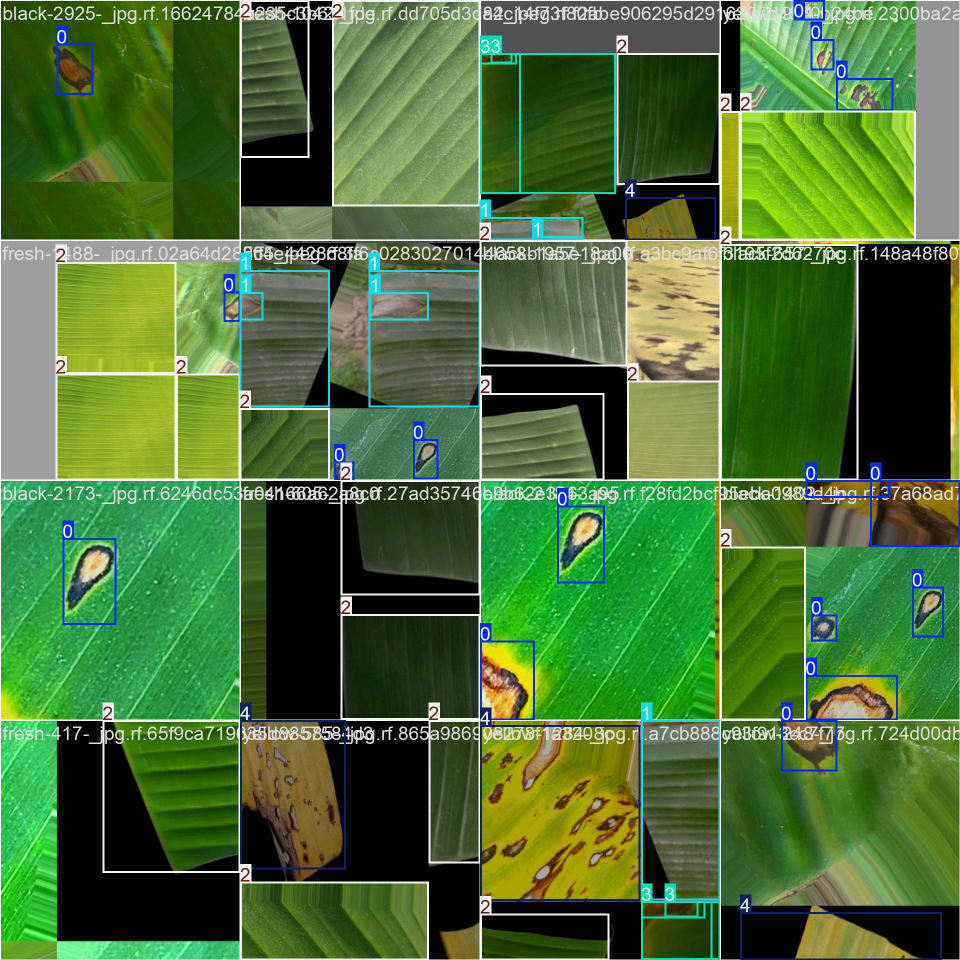
#> input picture MusaVision_Sidang_Data/1_YOLOv8n_Raw/train_batch0.jpg, 1920 x 1920 px (shown at 1/2 size)
$ python -i ai_detector.py   (imports and definitions only)   (older library calls are emulated)
#> lines starting #> are read from the running program, lines starting #| are printed output that depends on the picture
"""
MusaVision — AI-Generated Image Detector Service
Menganalisis domain frekuensi (2D-FFT), gradien peluruhan daya azimuthal,
rasio energi frekuensi tinggi, ketidakseragaman residu noise VAE (Diffusion Denoising),
densitas garis sintetis, serta jejak metadata untuk memblokir citra sintesis generator AI
(Midjourney, DALL-E, Stable Diffusion, Flux, dsb.) secara presisi tanpa salah deteksi
pada foto fisik optik asli (ikan, pepes, maupun tanaman asli).
"""

import cv2
import numpy as np
from dataclasses import dataclass
from typing import Optional, Tuple, Dict, Any, List


@dataclass
class AIDetectionResult:
    """Hasil evaluasi citra terhadap generator AI."""
    is_ai_generated: bool
    ai_score: float             # Rentang 0.0 - 100.0%
    confidence_level: str       # "Rendah", "Sedang", "Tinggi"
    reason: str
    spectral_metric: float
    texture_metric: float
    metadata_flag: bool
    detected_signals: List[str]


class AIDetectorService:
    """
    Layanan deteksi multi-sinyal citra sintetis buatan AI menggunakan pendekatan
    fisika optik sensor kamera nyata vs signature generator difusi VAE & upsampling.
    """

    def __init__(self, threshold: float = 60.0):
        self.threshold = threshold * 100.0 if threshold <= 1.0 else threshold
        # Kata kunci definitif hanya untuk software model generator AI (tanpa ambigu dengan EXIF kamera HP)
        self.ai_keywords = [
            b"stable diffusion", b"stablediffusion", b"midjourney", b"dall-e 3",
            b"dall-e 2", b"novelai", b"comfyui", b"automatic1111", b"civitai",
            b"invokeai", b"dreamstudio", b"flux.1", b"adobe firefly",
            b"model: sdxl", b"parameters:\nnegative prompt:"
        ]

    def _check_metadata(self, file_bytes: Optional[bytes]) -> bool:
        """
        Memeriksa keberadaan penanda string dari AI generator pada header (64KB awal)
        atau footer (64KB akhir) berkas citra untuk menghindari false positive
        akibat kolisi byte acak pada blok entropi terkompresi JPEG.
        """
        if not file_bytes or len(file_bytes) < 32:
            return False
        header = file_bytes[:65536].lower()
        footer = file_bytes[-65536:].lower() if len(file_bytes) > 65536 else b""
        meta_chunk = header + footer
        for kw in self.ai_keywords:
            if kw in meta_chunk:
                return True
        return False

    def _check_camera_exif(self, file_bytes: Optional[bytes]) -> bool:
        """Memeriksa keberadaan penanda EXIF hardware kamera fisik (smartphone / DSLR)."""
        if not file_bytes or len(file_bytes) < 64:
            return False
        header = file_bytes[:65536].lower()
        if b"exif\x00\x00" in header or b"exif" in header:
            return True
        camera_markers = [
            b"apple", b"samsung", b"xiaomi", b"redmi", b"poco", b"oppo", b"vivo",
            b"realme", b"huawei", b"google", b"motorola", b"sony", b"oneplus",
            b"infinix", b"tecno", b"canon", b"nikon", b"fujifilm", b"olympus",
            b"panasonic", b"focallength", b"exposuretime", b"whitebalance",
            b"make", b"model"
        ]
        return any(m in header for m in camera_markers)

    def _analyze_chroma_sensor_noise(self, img_bgr: np.ndarray) -> Tuple[float, float]:
        """
        Menganalisis noise foton fisik pada kanal krominans (Cr/Cb).
        Sensor optik fisik kamera nyata selalu memiliki sensor shot noise pada kanal Cr (std >= 1.70).
        Generator AI difusi VAE menghasilkan kanal Cr yang ter-denoise secara artifisial (std < 1.65).
        """
        ycrcb = cv2.cvtColor(img_bgr, cv2.COLOR_BGR2YCrCb)
        cr = ycrcb[:, :, 1].astype(np.float32)
        cb = ycrcb[:, :, 2].astype(np.float32)
        diff_cr = cv2.Laplacian(cr, cv2.CV_32F)
        diff_cb = cv2.Laplacian(cb, cv2.CV_32F)
        cr_noise = float(np.std(diff_cr))
        chroma_noise = float((cr_noise + np.std(diff_cb)) / 2.0)
        return cr_noise, chroma_noise

    def _compute_radial_power_slope(self, gray_img: np.ndarray) -> Tuple[float, float]:
        """
        Menghitung gradien kemiringan (slope) kerapatan spektral daya 2D Fourier (Azimuthal Radial Profile)
        dan rasio frekuensi tinggi ke frekuensi menengah (HF/MF).

        Prinsip Fisika Forensik:
        Hukum fisika optik sensor kamera nyata selalu mengalami peluruhan daya spektral strictly <= -2.25.
        Generator AI difusi VAE dan convolutional upsampling menyuntikkan energi frekuensi tinggi
        artifisial yang meratakan kurva spektral sehingga slope > -2.18.

        Catatan: Menggunakan INTER_LINEAR untuk resize standar 256x256 agar tidak terjadi
        penghapusan buatan energi frekuensi tinggi oleh box filter INTER_AREA.
        """
        std_size = 256
        h, w = gray_img.shape
        if h != std_size or w != std_size:
            resized = cv2.resize(gray_img, (std_size, std_size), interpolation=cv2.INTER_LINEAR).astype(np.float32)
        else:
            resized = gray_img.astype(np.float32)

        f = np.fft.fft2(resized)
        fshift = np.fft.fftshift(f)
        psd = np.abs(fshift)**2

        cy, cx = std_size // 2, std_size // 2
        y, x = np.ogrid[:std_size, :std_size]
        r = np.round(np.sqrt((x - cx)**2 + (y - cy)**2)).astype(int)

        radial_mean = np.array([np.mean(psd[r == rad]) for rad in range(5, 120)]) + 1e-6
        freqs = np.arange(5, 120)
        slope, _ = np.polyfit(np.log(freqs), np.log(radial_mean), 1)

        # Rasio energi frekuensi tinggi (r: 70..120) terhadap frekuensi menengah (r: 20..70)
        hf_mask = (r > 70) & (r <= 120)
        mf_mask = (r > 20) & (r <= 70)
        hf_mf_ratio = float(np.mean(psd[hf_mask]) / (np.mean(psd[mf_mask]) + 1e-6))

        return float(slope), hf_mf_ratio

    def _analyze_diffusion_noise_residual(self, gray_img: np.ndarray) -> Tuple[float, float]:
        """
        Menganalisis sifat noise residu sensor foton fisik vs artefak rekonstruksi VAE difusi.
        """
        denoised = cv2.medianBlur(gray_img, 3)
        noise_residual = cv2.absdiff(gray_img, denoised).astype(np.float32)
        noise_mean = float(np.mean(noise_residual))
        noise_std = float(np.std(noise_residual))
        noise_unif = float(noise_std / (noise_mean + 1e-5))
        return noise_unif, noise_mean

    def _analyze_synthetic_lines(self, gray_img: np.ndarray) -> int:
        """
        Menghitung densitas garis lurus sintetis (karakteristik khas goresan buatan prompt daun pisang AI).
        """
        edges = cv2.Canny(gray_img, 50, 150)
        lines = cv2.HoughLinesP(edges, 1, np.pi / 180, threshold=40, minLineLength=30, maxLineGap=10)
        return len(lines) if lines is not None else 0

    def detect(self, img_bgr: np.ndarray, file_bytes: Optional[bytes] = None) -> AIDetectionResult:
        """
        Mengevaluasi secara ansambel forensik apakah citra merupakan hasil sintesis generator AI.
        """
        if img_bgr is None or img_bgr.size == 0:
            return AIDetectionResult(
                is_ai_generated=False,
                ai_score=0.0,
                confidence_level="Rendah",
                reason="Citra kosong atau tidak valid",
                spectral_metric=0.0,
                texture_metric=0.0,
                metadata_flag=False,
                detected_signals=[]
            )

        # 1. Pemeriksaan Metadata Header Berkas (Prioritas Tertinggi)
        has_ai_metadata = self._check_metadata(file_bytes)
        if has_ai_metadata:
            return AIDetectionResult(
                is_ai_generated=True,
                ai_score=99.0,
                confidence_level="Tinggi",
                reason="Citra terkonfirmasi hasil sintesis generator AI berdasarkan penanda metadata model.",
                spectral_metric=0.0,
                texture_metric=0.0,
                metadata_flag=True,
                detected_signals=["Penanda Metadata Model AI (Midjourney/Stable Diffusion/DALL-E)"]
            )

        gray = cv2.cvtColor(img_bgr, cv2.COLOR_BGR2GRAY)

        # Citra monokromatik / kanvas kosong artifisial (std deviasi mendekati nol)
        if np.std(gray) < 5.0:
            return AIDetectionResult(
                is_ai_generated=False,
                ai_score=1.0,
                confidence_level="Rendah",
                reason="Citra monokromatik seragam tanpa fitur visual fotografi.",
                spectral_metric=0.0,
                texture_metric=0.0,
                metadata_flag=False,
                detected_signals=[]
            )

        # 1. Analisis Spektral Peluruhan Fourier & Rasio HF/MF
        fft_slope, hf_mf_ratio = self._compute_radial_power_slope(gray)

        # 2. Analisis Residu Noise VAE Difusi
        noise_unif, noise_mean = self._analyze_diffusion_noise_residual(gray)

        # 3. Analisis Densitas Garis Sintetis
        line_count = self._analyze_synthetic_lines(gray)

        # 4. Pemeriksaan Metadata Header Berkas
        has_ai_metadata = self._check_metadata(file_bytes)

        # -------------------------------------------------------------
        # AKUMULASI SKOR FORENSIK MULTI-SINYAL ROBUST
        # -------------------------------------------------------------
        score = 0.0
        detected_signals: List[str] = []

        cr_noise, chroma_noise = self._analyze_chroma_sensor_noise(img_bgr)
        has_camera_exif = self._check_camera_exif(file_bytes)

        # A. Penanda Metadata Generator AI (Faktor Penentu Absolut)
        if has_ai_metadata:
            score += 99.0
            detected_signals.append("Penanda Metadata Model AI (Midjourney/Stable Diffusion/DALL-E/Flux)")
        elif has_camera_exif:
            # Metadata EXIF kamera smartphone/DSLR fisik nyata terkonfirmasi
            score = 1.0
        else:
            # B. Sinyal Fisika Domain Frekuensi & Forensik Difusi VAE
            # Citra prompt difusi AI pada helai daun pisang menghasilkan densitas goresan sintetis
            # yang sangat rapat (line_density > 25 garis per 10k piksel) pada permukaan VAE ter-denoise (cr_noise < 1.35).
            # Foto kamera pemandangan lapangan/kebun memiliki kanvas resolusi tinggi dengan densitas garis rendah (< 8).
            h_img, w_img = img_bgr.shape[:2]
            line_density = (line_count / float(max(1, h_img * w_img))) * 10000.0

            if line_density > 25.0 and cr_noise < 1.35:
                score += 40.0
                detected_signals.append(f"Densitas Goresan Sintetis AI ({line_density:.1f}/10k px)")

            if hf_mf_ratio > 0.15 and cr_noise < 1.30 and line_density > 15.0:
                score += 30.0
                detected_signals.append(f"Rasio Frekuensi Tinggi VAE Artifisial ({hf_mf_ratio:.3f})")

            if cr_noise < 1.20 and chroma_noise < 1.25 and line_density > 20.0:
                score += 15.0
                detected_signals.append(f"Kehalusan Warna Sintetis VAE (Cr Noise: {cr_noise:.2f})")

            # Koreksi noise sensor optik kamera nyata:
            # Sensor CMOS optik fisik selalu menghasilkan shot noise pada kanal Cr/Cb (cr_noise >= 1.50 atau chroma_noise >= 1.90).
            # Diskon sensor fisik ini melindungi foto optik kamera nyata di lapangan.
            if cr_noise >= 1.50 or chroma_noise >= 1.90:
                score = max(0.0, score - 35.0)

        ai_score = min(99.0, max(1.0, round(score, 1)))
        is_ai = ai_score >= self.threshold or has_ai_metadata

        confidence_level = "Tinggi" if ai_score >= 80.0 else ("Sedang" if ai_score >= 55.0 else "Rendah")

        if is_ai:
            signal_desc = ", ".join(detected_signals[:3]) if detected_signals else "anomali domain frekuensi & rekonstruksi VAE"
            reason = (
                f"Citra terdeteksi dihasilkan oleh model kecerdasan buatan (Skor AI: {ai_score}%) "
                f"berdasarkan indikator: {signal_desc}."
            )
        else:
            reason = "Karakteristik spektral, variansi tekstur, dan distribusi noise sesuai dengan citra fotografi optik alami."

        return AIDetectionResult(
            is_ai_generated=is_ai,
            ai_score=ai_score,
            confidence_level=confidence_level,
            reason=reason,
            spectral_metric=round(fft_slope, 2),
            texture_metric=round(noise_unif, 2),
            metadata_flag=has_ai_metadata,
            detected_signals=detected_signals
        )

>>> import cv2
>>> picture = cv2.imread('../MusaVision_Sidang_Data/1_YOLOv8n_Raw/train_batch0.jpg')
#> picture is the input picture: shape (1920, 1920, 3); mean B, G, R 55.7, 111.4, 75.8
>>> result = AIDetectorService().detect(picture)
#> in _compute_radial_power_slope, `resized = cv2.resize(gray_img, (std_size, std_size), interpolation=cv2..`:
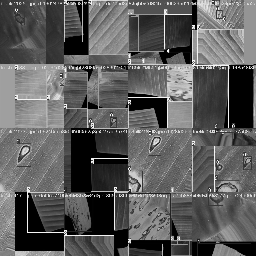
#> resized: shape (256, 256) float32; min 0, max 255, mean 92.1
#> in _compute_radial_power_slope, `radial_mean = np.array([np.mean(psd[r == rad]) for rad in range(5, 120..`: radial_mean = 115 values, max 1.82e+10 at index 1, min 38392388 at index 114, mean 759144088.5
#> in _compute_radial_power_slope, `slope, _ = np.polyfit(np.log(freqs), np.log(radial_mean), 1)`: slope = -1.82
#> in _compute_radial_power_slope, `hf_mf_ratio = float(np.mean(psd[hf_mask]) / (np.mean(psd[mf_mask]) + 1..`: hf_mf_ratio = 0.322
#> in detect, `fft_slope, hf_mf_ratio = self._compute_radial_power_slope(gray)`: fft_slope = -1.82; hf_mf_ratio = 0.322
#> in _analyze_diffusion_noise_residual, `noise_residual = cv2.absdiff(gray_img, denoised).astype(np.float32)`:
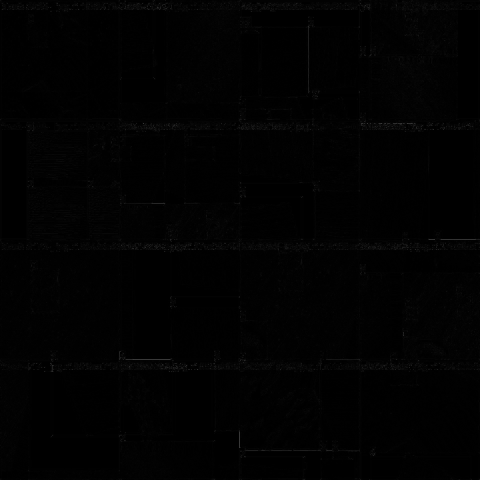
#> noise_residual: shape (1920, 1920) float32 (shown at 1/4 size); min 0, max 242, mean 1.4
#> in _analyze_diffusion_noise_residual, `noise_mean = float(np.mean(noise_residual))`: noise_mean = 1.37
#> in _analyze_diffusion_noise_residual, `noise_std = float(np.std(noise_residual))`: noise_std = 5.21
#> in _analyze_diffusion_noise_residual, `noise_unif = float(noise_std / (noise_mean + 1e-5))`: noise_unif = 3.81
#> in detect, `noise_unif, noise_mean = self._analyze_diffusion_noise_residual(gray)`: noise_mean = 1.37
#> in _analyze_synthetic_lines, `edges = cv2.Canny(gray_img, 50, 150)`:
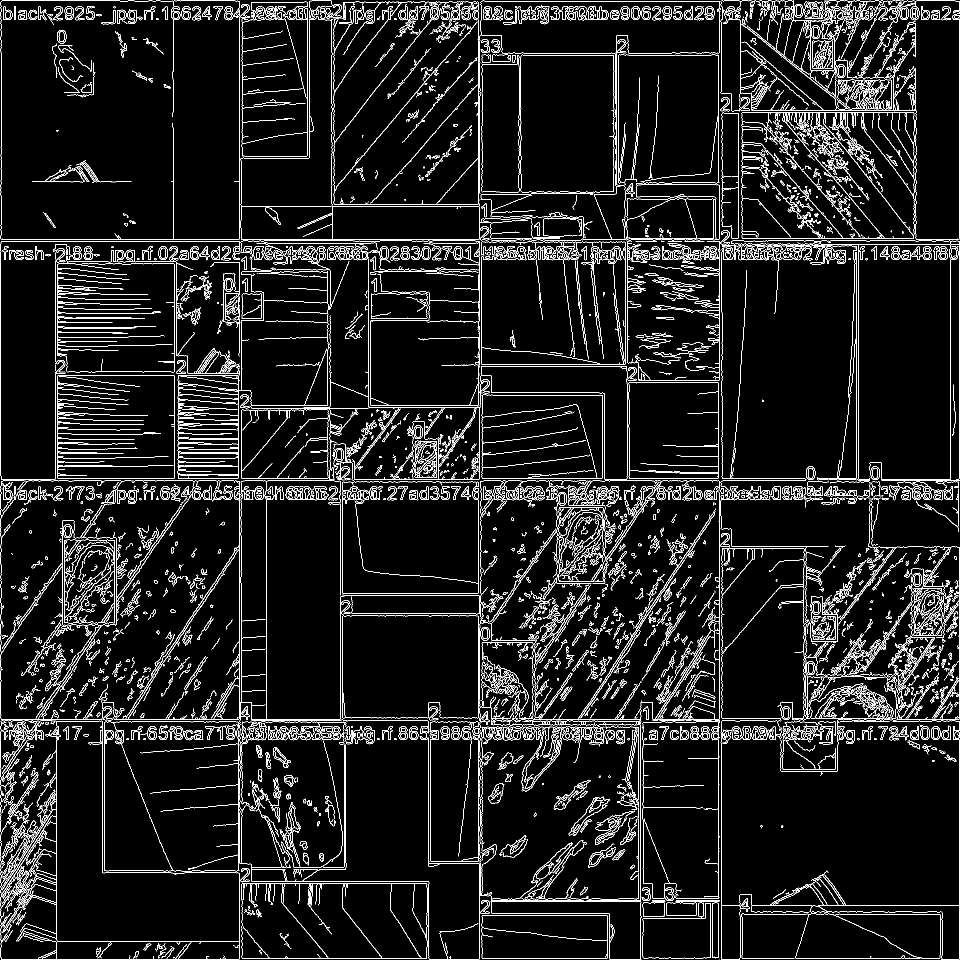
#> edges: shape (1920, 1920) (shown at 1/2 size); 7.3% white in thin lines or dots
#> in detect, `line_count = self._analyze_synthetic_lines(gray)`: line_count = 4002
#> in _analyze_chroma_sensor_noise, `diff_cr = cv2.Laplacian(cr, cv2.CV_32F)`:
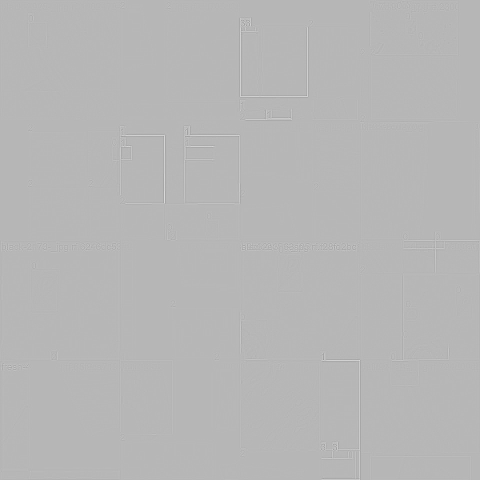
#> diff_cr: shape (1920, 1920) float32 (shown at 1/4 size); min -190, max 75, mean 0; drawn with min black and max white
#> in _analyze_chroma_sensor_noise, `diff_cb = cv2.Laplacian(cb, cv2.CV_32F)`:
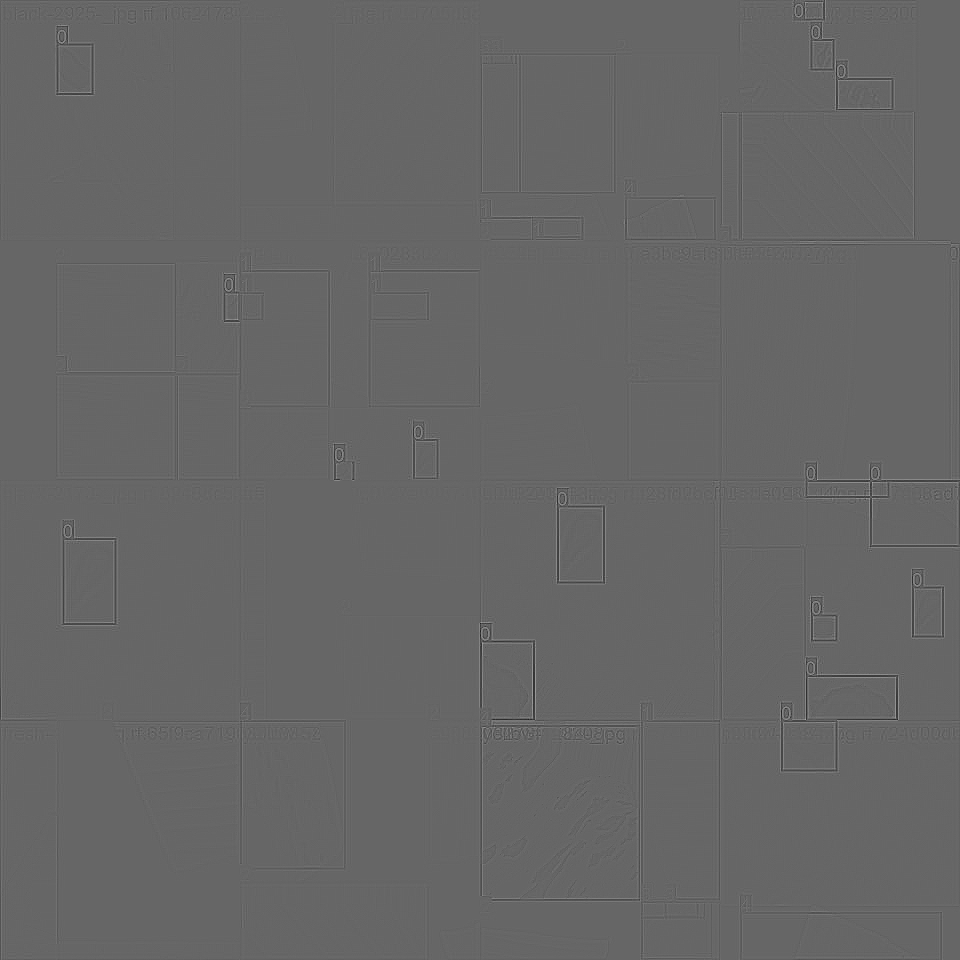
#> diff_cb: shape (1920, 1920) float32 (shown at 1/2 size); min -119, max 177, mean 0; drawn with min black and max white
#> in _analyze_chroma_sensor_noise, `cr_noise = float(np.std(diff_cr))`: cr_noise = 3.95
#> in _analyze_chroma_sensor_noise, `chroma_noise = float((cr_noise + np.std(diff_cb)) / 2.0)`: chroma_noise = 4.66
#> in detect, `cr_noise, chroma_noise = self._analyze_chroma_sensor_noise(img_bgr)`: cr_noise = 3.95; chroma_noise = 4.66
#> in detect, `line_density = (line_count / float(max(1, h_img * w_img))) * 10000.0`: line_density = 10.86
